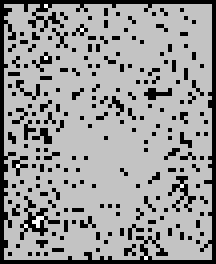
#> input picture maze4.png, 54 x 66 px (shown 4 times larger)
$ python pathfinder_animation.py
#> lines starting #> are read from the running program, lines starting #| are printed output that depends on the picture; after the words box and inside, x2 and y2 are one past the last pixel; in counts of white or black regions, pixels touching at a corner belong together
import cv2
import numpy as np
import math,random

#get connected neighbors
def getNeighbors(cell,terrain):
	x,y=cell
	m=[]
	for dx in (-1,0,1):
		for dy in (-1,0,1):
			if dx==dy==0:
				continue
			if tuple(terrain[y+dy,x+dx])!=(0,0,0):
				m.append((x+dx,y+dy))
	return m

cost=cv2.imread("maze4.png")
#> cost is the input picture: shape (66, 54, 3); min 0, max 255, mean 152.8
maze_viz=cv2.imread("maze4.png")

h,w=cost.shape[:2]
#> h = 66; w = 54
print(h)
#| 66
print(w)
#| 54
#in terms of cell coordinates instead of pixel coordinates.

distance=np.zeros((h,w),dtype=np.float32)+h*w+1
distance[1,1]=0

visited=set()
fringe=set()
current=(1,1)
fringe.add(current)
i=0
while True:
	#print(len(fringe))
	currentCost=h*w+1
#> currentCost = 3565
	if not fringe:
		break
	for xf,yf in fringe:
		if distance[yf,xf]<currentCost:
			current=(xf,yf)
			currentCost=distance[yf,xf]
	x,y=current
	maze_viz[y,x,1]=0
#> maze_viz: shape (66, 54, 3); 0.03% of pixels changed, all inside (x1, y1, x2, y2) = (1, 1, 2, 2)
	if i%5==0:
		cv2.imshow("",cv2.resize(maze_viz,(0,0),fx=4,fy=4,interpolation=0))
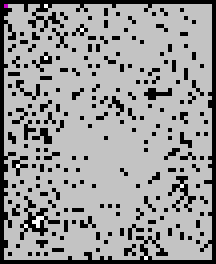
#> window '': shape (264, 216, 3); mean B, G, R 152.8, 152.7, 152.8
		cv2.waitKey(1)
	i+=1
	for xn,yn in getNeighbors(current,cost):
#> in getNeighbors, `x,y=cell`: x = 1
		if (xn,yn) not in visited:
			fringe.add((xn,yn))
		dist=math.hypot(x-xn,y-yn)
		mod=1
		if tuple(cost[yn,xn])==(255,0,0):
			mod=2
		if tuple(cost[yn,xn])==(0,255,0):
			mod=.5
		if distance[yn,xn]>currentCost+mod*dist:
			distance[yn,xn]=currentCost+mod*dist
#> this loop made 1 pass
#> after the loop, fringe = 2 items
	visited.add(current)
	fringe.remove(current)
	#go through the fringe and pick the smallest
cv2.waitKey(0)
cv2.destroyAllWindows()

"""
distance[distance>1000]=0
distance=distance*1.0
distance/=np.max(distance)
distance*=255
distance=np.uint8(distance)
cv2.imwrite("distance.png",distance)
"""

maze_color=cv2.imread("maze4.png")
current=(w-2,h-2)
maze_color[h-2,w-2]=(0,255,0)
while current!=(1,1):
	x,y=current
	possibles=[]
	for xn,yn in getNeighbors(current,cost):
		dist=math.hypot(x-xn,y-yn)
		mod=1
		if tuple(cost[y,x])==(255,0,0):
			mod=2
		if tuple(cost[y,x])==(0,255,0):
			mod=.5
		if abs(distance[yn,xn]-distance[y,x]+mod*dist)<.1:
			possibles.append((xn,yn))
	try:
		current=random.choice(possibles)
	except:
		print(x,y)
		print(distance[y,x])
	maze_color[current[1],current[0]]=(0,255,0)
	maze_viz[y,x,0]=0

	cv2.imshow("",cv2.resize(maze_viz,(0,0),fx=4,fy=4,interpolation=0))
	cv2.waitKey(1)
cv2.waitKey(0)
cv2.destroyAllWindows()
cv2.imwrite("solved.png",maze_color)

"""
1)Assign to every node a tentative distance value: set it to zero for
our initial node and to infinity for all other nodes.

2)Set the initial node as current. Mark all other nodes unvisited.
Create a set of all the unvisited nodes called the unvisited set.

3)For the current node, consider all of its neighbors and calculate their
tentative distances. Compare the newly calculated tentative distance to
the current assigned value and assign the smaller one. For example, if
the current node A is marked with a distance of 6, and the edge connecting
it with a neighbor B has length 2, then the distance to B (through A) will
be 6 + 2 = 8. If B was previously marked with a distance greater than 8
then change it to 8. Otherwise, keep the current value.


4) When we are done considering all of the neighbors of the current node,
mark the current node as visited and remove it from the unvisited set.
A visited node will never be checked again.

If the destination node has been marked visited (when planning a route
between two specific nodes) or if the smallest tentative distance among
the nodes in the unvisited set is infinity (when planning a complete
traversal; occurs when there is no connection between the initial node
 and remaining unvisited nodes), then stop. The algorithm has finished.

Otherwise, select the unvisited node that is marked with the smallest
tentative distance, set it as the new "current node", and go back to step 3.
"""
